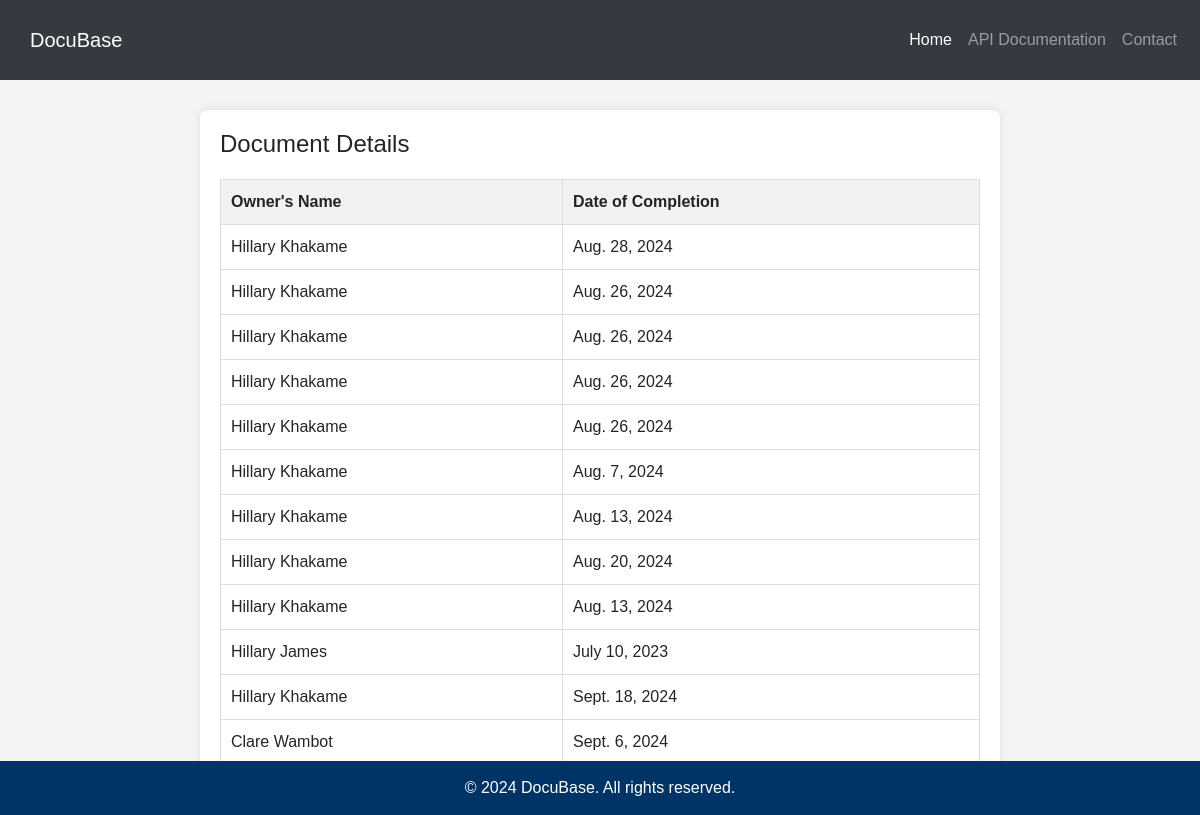
The page /display on the database its author committed.
### home/models.py (models this page shows, shortened)
class Document(models.Model):
    document_name = models.CharField(max_length=255)
    owner_name = models.CharField(max_length=255)
    certificate_number = models.CharField(max_length=100)
    completion_date = models.DateField()

### home/views.py (the view)
# urls.py: path('display', views.display, name='display'),
def display(request):
    details = Document.objects.all()  # Fetch all records
    return render(request, 'display.html', {'details': details})

### home/templates/display.html (shortened to what this page needs)
<!DOCTYPE html>
<html lang="en">
<head>
    <link rel="stylesheet" href="https://stackpath.bootstrapcdn.com/bootstrap/4.5.2/css/bootstrap.min.css">
</head>
<body>
    <nav class="navbar navbar-expand-lg navbar-dark bg-dark">
        <a class="navbar-brand" href="#">DocuBase</a>
        <div class="collapse navbar-collapse" id="navbarNav">
            <ul class="navbar-nav ml-auto">
                <li class="nav-item active">
                    <a class="nav-link" href="#">Home</a>
                </li>
                <li class="nav-item">
                    <a class="nav-link" href="#">API Documentation</a>
                </li>
                <li class="nav-item">
                    <a class="nav-link" href="#">Contact</a>
                </li>
            </ul>
        </div>
    </nav>
    <div class="container">
        <h2>Document Details</h2>
        {% if details %}
            <table>
                <thead>
                    <tr>
                        <th>Owner's Name</th>
                        <th>Date of Completion</th>
                    </tr>
                </thead>
                <tbody>
                    {% for detail in details %}
                        <tr>
                            <td>{{ detail.owner_name }}</td>
                            <td>{{ detail.completion_date }}</td>
                        </tr>
                    {% endfor %}
                </tbody>
            </table>
        {% else %}
            <p>No details available.</p>
        {% endif %}
    </div>
    <div class="footer">
        &copy; 2024 DocuBase. All rights reserved.
    </div>
</body>
</html>

### home/templates/display.html (style rules this page uses)
body { font-family: Arial, sans-serif; background-color: #f4f4f4; margin: 0; padding: 0; }
.navbar { background-color: #003366; padding: 15px; color: white; }
.navbar a { color: white; text-decoration: none; padding: 10px 15px; display: inline-block; }
.container { max-width: 800px; margin: 30px auto; background: #fff; padding: 20px; border-radius: 8px; box-shadow: 0 0 10px rgba(0,0,0,0.1); }
h2 { margin-bottom: 20px; font-size: 24px; }
table { width: 100%; border-collapse: collapse; }
table, th, td { border: 1px solid #ddd; }
th, td { padding: 10px; text-align: left; }
th { background-color: #f2f2f2; }
.footer { background-color: #003366; color: white; text-align: center; padding: 15px; position: fixed; width: 100%; bottom: 0; }

### rows shown on the page
Document: owner_name "Hillary Khakame", completion_date "Aug. 28, 2024"
Document: owner_name "Hillary Khakame", completion_date "Aug. 26, 2024"
Document: owner_name "Hillary Khakame", completion_date "Aug. 26, 2024"
Document: owner_name "Hillary Khakame", completion_date "Aug. 26, 2024"
Document: owner_name "Hillary Khakame", completion_date "Aug. 26, 2024"
Document: owner_name "Hillary Khakame", completion_date "Aug. 7, 2024"
Document: owner_name "Hillary Khakame", completion_date "Aug. 13, 2024"
Document: owner_name "Hillary Khakame", completion_date "Aug. 20, 2024"
Document: owner_name "Hillary Khakame", completion_date "Aug. 13, 2024"
Document: owner_name "Hillary James", completion_date "July 10, 2023"
Document: owner_name "Hillary Khakame", completion_date "Sept. 18, 2024"
Document: owner_name "Clare Wambot", completion_date "Sept. 6, 2024"
